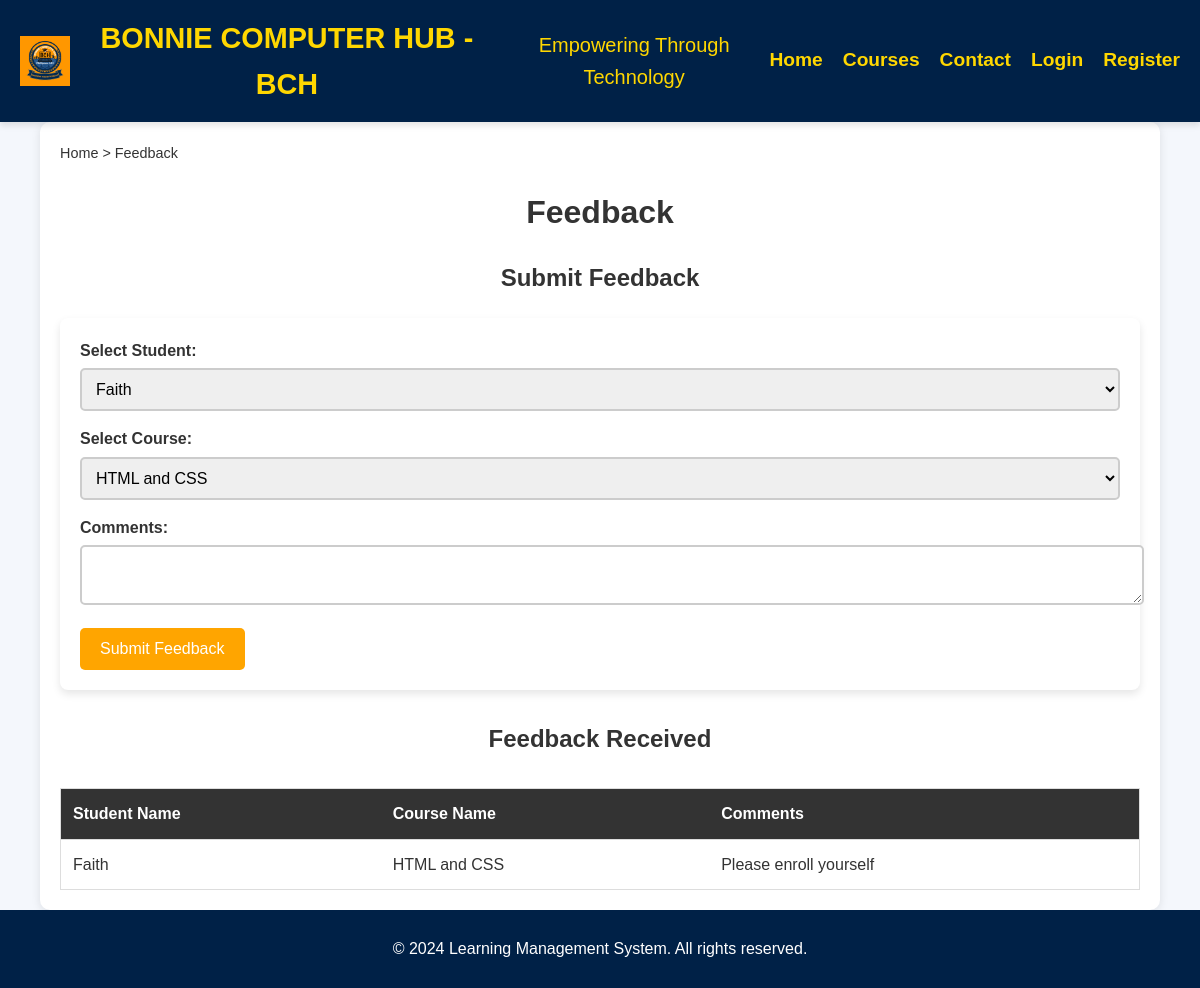
Page /admin/feedback.php (signed in) on the committed database.
### tables this page shows
CREATE TABLE `feedback` (
  `id` int(11) NOT NULL,
  `student_id` int(11) NOT NULL,
  `course_id` int(11) NOT NULL,
  `comments` text NOT NULL,
  `created_at` timestamp NOT NULL DEFAULT current_timestamp()
);

CREATE TABLE `users` (
  `id` int(11) NOT NULL,
  `name` varchar(100) NOT NULL,
  `email` varchar(100) NOT NULL,
  `password` varchar(255) NOT NULL,
  `role` enum('admin','instructor','student') NOT NULL,
  `created_at` timestamp NOT NULL DEFAULT current_timestamp(),
  `updated_at` timestamp NOT NULL DEFAULT current_timestamp() ON UPDATE current_timestamp(),
  `role_id` int(11) NOT NULL,
  `submission_status` varchar(20) DEFAULT 'pending'
);

CREATE TABLE `courses` (
  `id` int(11) NOT NULL,
  `course_name` varchar(255) NOT NULL,
  `description` text DEFAULT NULL,
  `created_by` int(11) NOT NULL,
  `created_at` timestamp NOT NULL DEFAULT current_timestamp(),
  `updated_at` timestamp NOT NULL DEFAULT current_timestamp() ON UPDATE current_timestamp(),
  `name` varchar(255) NOT NULL
);

### admin/feedback.php (the view, shortened to what this page needs)
<?php
require_once '../includes/db_connect.php';
$students = $pdo->query("SELECT * FROM users WHERE role = 'student'")->fetchAll(PDO::FETCH_ASSOC);
$courses = $pdo->query("SELECT * FROM courses")->fetchAll(PDO::FETCH_ASSOC);
$feedbacks = $pdo->query("SELECT f.comments, u.name AS student_name, c.course_name
                           FROM feedback f
                           JOIN users u ON f.student_id = u.id
                           JOIN courses c ON f.course_id = c.id")->fetchAll(PDO::FETCH_ASSOC);
?>
<!DOCTYPE html>
<html lang="en">
<head>
    <link rel="stylesheet" href="../css/styles.css">
</head>
<body>
    <?php include '../includes/header.php'; ?>
    <main>
         <div class="breadcrumb">
            <a href="../admin/admin_dashboard.php">Home</a> &gt;
            <a href="feedback.php">Feedback</a>
        </div>
        <h1>Feedback</h1>
        <h2>Submit Feedback</h2>
        <form action="" method="POST">
            <label for="student_id">Select Student:</label>
            <select id="student_id" name="student_id" required>
                <?php foreach ($students as $student): ?>
                    <option value="<?= htmlspecialchars($student['id']) ?>"><?= htmlspecialchars($student['name']) ?></option>
                <?php endforeach; ?>
            </select>
            <label for="course_id">Select Course:</label>
            <select id="course_id" name="course_id" required>
                <?php foreach ($courses as $course): ?>
                    <option value="<?= htmlspecialchars($course['id']) ?>"><?= htmlspecialchars($course['course_name']) ?></option>
                <?php endforeach; ?>
            </select>
            <label for="comments">Comments:</label>
            <textarea id="comments" name="comments" required></textarea>
            <button type="submit" name="submit_feedback">Submit Feedback</button>
        </form>
        <h2>Feedback Received</h2>
        <table>
            <thead>
                <tr>
                    <th>Student Name</th>
                    <th>Course Name</th>
                    <th>Comments</th>
                </tr>
            </thead>
            <tbody>
                <?php foreach ($feedbacks as $feedback): ?>
                    <tr>
                        <td><?= htmlspecialchars($feedback['student_name']) ?></td>
                        <td><?= htmlspecialchars($feedback['course_name']) ?></td>
                        <td><?= htmlspecialchars($feedback['comments']) ?></td>
                    </tr>
                <?php endforeach; ?>
            </tbody>
        </table>
    </main>
    <?php include '../includes/footer.php'; ?>
</body>
</html>

### css/styles.css (style rules this page uses)
body { font-family: Arial, sans-serif; margin: 0; padding: 0; line-height: 1.6; background-color: #f4f4f4; }
main { padding: 20px; background-color: #FFFFFF; margin: 20px auto; border-radius: 10px; box-shadow: 0 2px 10px rgba(0, 0, 0, 0.1); }
button { background-color: #FFD700; border: none; color: #002147; padding: 10px 20px; cursor: pointer; border-radius: 5px; transition: background-color 0.3s, transform 0.3s; }

### admin/feedback.php (style rules this page uses)
body { font-family: Arial, sans-serif; background-color: #f4f4f9; color: #333; margin: 0; padding: 0; }
h1, h2 { color: #333; text-align: center; }
main { width: 90%; max-width: 1200px; margin: auto; padding: 20px; }
.breadcrumb { margin-bottom: 20px; font-size: 0.9em; }
.breadcrumb a { color: #333; text-decoration: none; }
form { background-color: #fff; border-radius: 8px; box-shadow: 0px 4px 8px rgba(0, 0, 0, 0.1); padding: 20px; margin-bottom: 30px; }
form label { display: block; font-weight: bold; margin-bottom: 5px; }
form select, form textarea { width: 100%; padding: 10px; margin-bottom: 15px; border: 2px solid #ccc; border-radius: 5px; font-size: 16px; }
form button { background-color: #ffa500; color: white; padding: 12px 20px; border: none; border-radius: 5px; font-size: 16px; cursor: pointer; transition: background-color 0.3s; }
table { width: 100%; border-collapse: collapse; margin-top: 30px; border: 1px solid #ddd; }
table th, table td { padding: 12px; text-align: left; border-bottom: 1px solid #ddd; }
table th { background-color: #333; color: white; }

### includes/header.php (style rules this page uses)
body { margin: 0; font-family: 'Arial', sans-serif; background-color: #f4f7fc; }

### rows in the picture
feedback: student.name "Faith", course.course_name "HTML and CSS", comments "Please enroll yourself"

### other values in the picture
form field student_id "Faith"
form field course_id "HTML and CSS"
